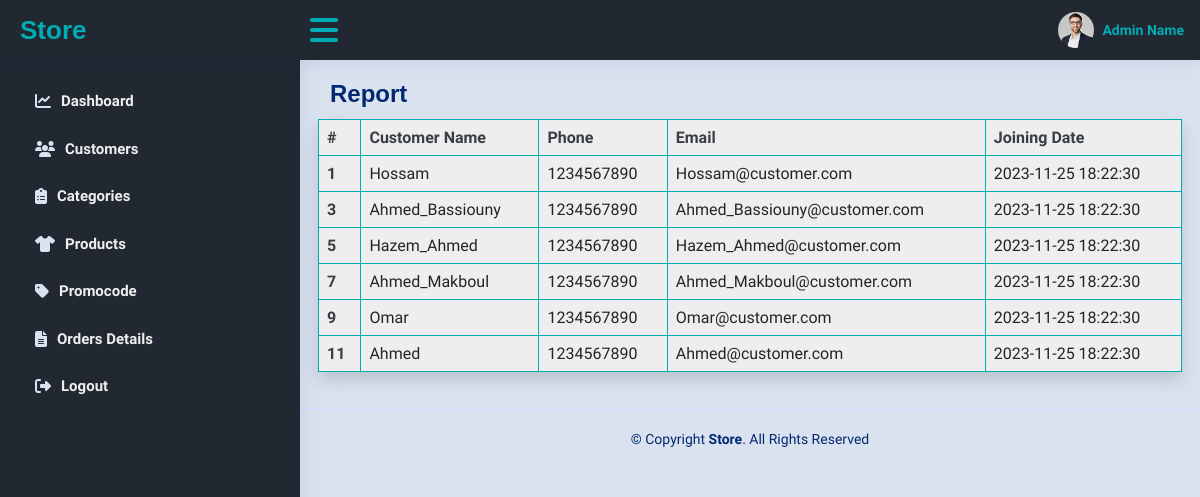
The app's page /Views/Customers.php with its own data.
### tables this page shows
CREATE TABLE Users (
    userID INT PRIMARY KEY AUTO_INCREMENT,
    username VARCHAR(255),
    password VARCHAR(255),  
    email VARCHAR(255),
    phone VARCHAR(20),
    DateOfCreation TIMESTAMP DEFAULT CURRENT_TIMESTAMP,
    role ENUM('customer', 'admin')
);

### Models/DBManager.php (called while the page is built, shortened)
<?php
class DBManager {
    private static $instance = null;
    public $conn;
    public static function getInstance() {
        if (!self::$instance) {
            self::$instance = new DBManager();
        }
        return self::$instance;
    }
    private function connect($servername, $username, $password, $dbname) {
        $this->conn = new mysqli($servername, $username, $password, $dbname);
    }
    public function select($stmt){
        $result=$this->conn->query($stmt);
        if($result->num_rows>0){
            while($row=$result->fetch_all(MYSQLI_ASSOC)){
                return $row;
            }
        }else{
            return false;
        }
    }
}
?>

### Views/Customers.php (the view, shortened to what this page needs)
<?php
require_once './../Shared/Links.php';
require_once './../Shared/Header.php';
require_once './../Shared/Sidebar.php';
require_once __DIR__ ."../../Models/DBManager.php";
?>
<main id="main" class="main">
    <div class="pagetitle">
        <h1>Report</h1>
    </div>
    <section class="section dashboard">
        <div class="row">
            <div class="col-lg-12">
                <div class="row">
                    <table class="table table-bordered border-colored shadow">
                        <thead>
                            <tr>
                                <th>#</th>
                                <th>Customer Name</th>
                                <th>Phone</th>
                                <th>Email</th>
                                <th>Joining Date</th>
                            </tr>
                        </thead>
                        <tbody>
                            <?php
                            $db = DBManager::getInstance();
                            $custs = $db->select("Select userID, username, email, phone, DateOfCreation From Users where role = 'customer'");
                            ?>
                            <?php foreach ($custs as $cust) : ?>
                            <tr>
                                <th><?php echo $cust['userID']; ?></th>
                                <td><?php echo $cust['username']; ?></td>
                                <td><?php echo $cust['phone']; ?></td>
                                <td><?php echo $cust['email']; ?></td>
                                <td><?php echo $cust['DateOfCreation']; ?></td>
                            </tr>
                            <?php endforeach; ?>
                        </tbody>
                    </table>
                </div>
            </div>
        </div>
    </section>
</main>
<?php
include_once './../Shared/Footer.php';
?>

### assets/css/style.css (style rules this page uses)
h1, h2, h3, h4, h5, h6 { font-family: "Nunito", sans-serif; }
#main { margin-top: 60px; padding: 20px 30px; transition: all 0.3s; }
.pagetitle { margin-bottom: 10px; }
.pagetitle h1 { font-size: 24px; margin-bottom: 0; font-weight: 600; color: #012970; }
@media (min-width: 1200px) { #main, #footer { margin-left: 300px; } }
table { background-color: var(--fourth-color) !important; }
th { color: var(--two-color-) !important; }
.border-colored { border-color: var(--third-color); }

### records on screen
users: userID "1", username "Hossam", phone "1234567890", email "Hossam@customer.com", DateOfCreation "2023-11-25 18:22:30"
users: userID "3", username "Ahmed_Bassiouny", phone "1234567890", email "Ahmed_Bassiouny@customer.com", DateOfCreation "2023-11-25 18:22:30"
users: userID "5", username "Hazem_Ahmed", phone "1234567890", email "Hazem_Ahmed@customer.com", DateOfCreation "2023-11-25 18:22:30"
users: userID "7", username "Ahmed_Makboul", phone "1234567890", email "Ahmed_Makboul@customer.com", DateOfCreation "2023-11-25 18:22:30"
users: userID "9", username "Omar", phone "1234567890", email "Omar@customer.com", DateOfCreation "2023-11-25 18:22:30"
users: userID "11", username "Ahmed", phone "1234567890", email "Ahmed@customer.com", DateOfCreation "2023-11-25 18:22:30"
